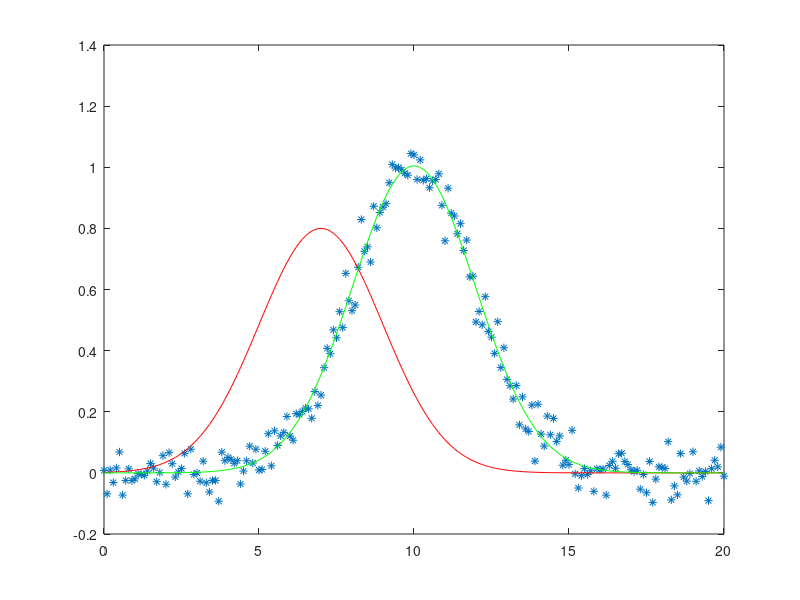

Write MATLAB code to recreate this figure.
% Levenberg-Marquardt method for approximating gaussian curve in form 
% f(x) = exp(-(x-c)^2/(2*sigma^2)) with added some noise.

close all;
clear all;
clc;

x = 0:0.1:20;

f = gaussmf(x, [2, 10]);
f = f + randn(size(f)) * 0.05;

plot(x, f, '*');
hold on;

sigma = 2;
c = 7;
w = 0.8;

Theta = [w; sigma; c];
y = Theta(1) * gaussmf(x, [Theta(2), Theta(3)]);

plot(x, y, 'r');

% TODO: change the stop condition of gradient descent
N = 10000;
n = 1;
e_old = 1;
e = 0;

while (abs(sum(e_old.^2 - e.^2)) > 0.001) && (n < 10000)
%     dy_dw = gaussmf(x, [Theta(2), Theta(3)]);
%     dy_dsigma = Theta(1) * (x - Theta(3)).^2 / (Theta(2)^3) .* y;
%     dy_dc = Theta(1) * (x - Theta(3)) / (Theta(2)^2) .* y;

    dy_dw = 1 ./ exp((Theta(3) - x).^2 / (2*Theta(2)^2));
    dy_dsigma = (Theta(1)*(Theta(3) - x).^2) ./ (Theta(2)^3*exp((Theta(3) - x).^2 / (2*Theta(2)^2)));
    dy_dc = -(Theta(1)*(2*Theta(3) - 2*x)) ./ (2*Theta(2)^2*exp((Theta(3) - x).^2 / (2*Theta(2)^2)));

    Z = [dy_dw' dy_dsigma' dy_dc'];
    e_old = e;
    e = f' - y';

    Theta = Theta + pinv(Z'*Z + 0.1*eye(3))*Z'*e;
    y = Theta(1) * gaussmf(x, [Theta(2), Theta(3)]);
    
    n = n + 1;
end

plot(x, y, 'g');
